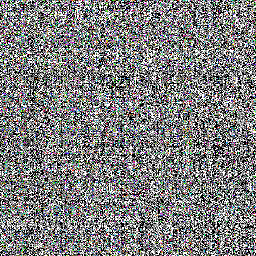
%> input picture My_Compression-Encryption_algorithm/PSNR分析/lena/加密后CR=0.2的lena.png, 256 x 256 px
$ octave PSNR_analysis.m   (GNU Octave 9; MATLAB toolbox functions it lacks are replaced by stand-ins)
%> lines starting %> are read from the running program, lines starting %| are printed output that depends on the picture
### My_Compression-Encryption_algorithm/代码/FrataSim.m
%%子函数，求解分数阶超混沌Chen系统
%利用Adomian分解方法进行求解
%时间：2020.5.15
%作者：董昊
function [t,y]=FrataSim(h,NN,z0,q)
y=zeros(4,NN);
t=zeros(1,NN);
tt=0;
for i=1:NN
    t(i)=tt;
    dy=SimpleFratral(z0,h,q);
    y(:,i)=dy;
    z0=dy;
    tt=tt+h;
end

### My_Compression-Encryption_algorithm/代码/fenkuai.m
%% 子函数 分块函数，t为每块的边长，I为要分块的图像，num为返回第几大块,数据块从左向右依次取下来，然后再往下取
function fv=fenkuai(t,I,num)
[~,N]=size(I);
S=N/t;
x=floor(num/S)+1;      %第几大行
y=mod(num,S);           %第几大列
if y==0
    x=x-1;
    y=S;
end
fv=I(t*(x-1)+1:t*x,t*(y-1)+1:t*y);

### My_Compression-Encryption_algorithm/代码/DNA_bian.m
%% 子函数 DNA编码
function fv=DNA_bian(array,num)
t=length(array);
a1=bitand(array,192)/64;% 取第七和第八比特面
a2=bitand(array,48)/16; % 取第五和第六比特面
a3=bitand(array,12)/4;  % 取第三和第四比特面
a4=bitand(array,3)/1;   % 取第一和第二比特面
A=[a1,a2,a3,a4];        % t行4t列
fv=zeros(t,4*t);        % 预分配内存
if num==1 || num==2
    for i=1:t
        for j=1:4*t
            if A(i,j)==0
                fv(i,j)='A';
            elseif A(i,j)==3
                fv(i,j)='T';
            elseif A(i,j)==2
                if num==1
                    fv(i,j)='C';
                else
                    fv(i,j)='G';
                end
            else
                if num==1
                    fv(i,j)='G';
                else
                    fv(i,j)='C';
                end
            end
        end
    end
elseif num==3 || num==4
    for i=1:t
        for j=1:4*t
            if A(i,j)==1
                fv(i,j)='A';
            elseif A(i,j)==2
                fv(i,j)='T';
            elseif A(i,j)==0
                if num==3
                    fv(i,j)='G';
                else
                    fv(i,j)='C';
                end
            else
                if num==3
                    fv(i,j)='C';
                else
                    fv(i,j)='G';
                end
            end
        end
    end
elseif num==5 || num==6
    for i=1:t
        for j=1:4*t
            if A(i,j)==2
                fv(i,j)='A';
            elseif A(i,j)==1
                fv(i,j)='T';
            elseif A(i,j)==0
                if num==5
                    fv(i,j)='G';
                else
                    fv(i,j)='C';
                end
            else
                if num==5
                    fv(i,j)='C';
                else
                    fv(i,j)='G';
                end
            end
        end
    end
else                    %  num==7 || num==8
    for i=1:t
        for j=1:4*t
            if A(i,j)==3
                fv(i,j)='A';
            elseif A(i,j)==0
                fv(i,j)='T';
            elseif A(i,j)==1
                if num==7
                    fv(i,j)='G';
                else
                    fv(i,j)='C';
                end
            else
                if num==7
                    fv(i,j)='C';
                else
                    fv(i,j)='G';
                end
            end
        end
    end
end

### My_Compression-Encryption_algorithm/代码/DNA_yunsuan.m
%% 子函数 DNA运算 arr1和arr2表示两个要运算的DNA矩阵。
%num为0时，表示加；num为1时，表示减；num为2时，表示异或；num为3时表示同或
function fv=DNA_yunsuan(arr1,arr2,num)
[m,n]=size(arr1);
fv=zeros(m,n);          %预分配内存
if num==0    %加法
    for i=1:m
        for j=1:n
            if arr1(i,j)=='A'
                fv(i,j)=arr2(i,j);
            elseif arr1(i,j)=='T'
                if arr2(i,j)=='A'
                    fv(i,j)='T';
                elseif arr2(i,j)=='T'
                    fv(i,j)='C';
                elseif arr2(i,j)=='C'
                    fv(i,j)='G';
                else
                    fv(i,j)='A';
                end
            elseif arr1(i,j)=='C'
                if arr2(i,j)=='A'
                    fv(i,j)='C';
                elseif arr2(i,j)=='T'
                    fv(i,j)='G';
                elseif arr2(i,j)=='C'
                    fv(i,j)='A';
                else
                    fv(i,j)='T';
                end
            else
                if arr2(i,j)=='A'
                    fv(i,j)='G';
                elseif arr2(i,j)=='T'
                    fv(i,j)='A';
                elseif arr2(i,j)=='C'
                    fv(i,j)='T';
                else
                    fv(i,j)='C';
                end
            end
        end
    end
elseif num==1       %减法
    for i=1:m
        for j=1:n
            if arr2(i,j)=='A'
                fv(i,j)=arr1(i,j);
            elseif arr2(i,j)=='T'
                if arr1(i,j)=='A'
                    fv(i,j)='G';
                elseif arr1(i,j)=='T'
                    fv(i,j)='A';
                elseif arr1(i,j)=='C'
                    fv(i,j)='T';
                else
                    fv(i,j)='C';
                end
            elseif arr2(i,j)=='C'
                if arr1(i,j)=='A'
                    fv(i,j)='C';
                elseif arr1(i,j)=='T'
                    fv(i,j)='G';
                elseif arr1(i,j)=='C'
                    fv(i,j)='A';
                else
                    fv(i,j)='T';
                end
            else
                if arr1(i,j)=='A'
                    fv(i,j)='T';
                elseif arr1(i,j)=='T'
                    fv(i,j)='C';
                elseif arr1(i,j)=='C'
                    fv(i,j)='G';
                else
                    fv(i,j)='A';
                end
            end
        end
    end
elseif num==2        %异或
    for i=1:m
        for j=1:n
            if arr1(i,j)==arr2(i,j)
                fv(i,j)='C';
            elseif (arr1(i,j)=='T' && arr2(i,j)=='A') || (arr1(i,j)=='A' && arr2(i,j)=='T') || (arr1(i,j)=='G' && arr2(i,j)=='C') || (arr1(i,j)=='C' && arr2(i,j)=='G')
                fv(i,j)='G';
            elseif (arr1(i,j)=='C' && arr2(i,j)=='A') || (arr1(i,j)=='A' && arr2(i,j)=='C') || (arr1(i,j)=='G' && arr2(i,j)=='T') || (arr1(i,j)=='T' && arr2(i,j)=='G')
                fv(i,j)='A';
            else
                fv(i,j)='T';
            end
        end
    end
else                %同或
    for i=1:m
        for j=1:n
            if arr1(i,j)==arr2(i,j)
                fv(i,j)='A';
            elseif (arr1(i,j)=='T' && arr2(i,j)=='A') || (arr1(i,j)=='A' && arr2(i,j)=='T') || (arr1(i,j)=='G' && arr2(i,j)=='C') || (arr1(i,j)=='C' && arr2(i,j)=='G')
                fv(i,j)='T';
            elseif (arr1(i,j)=='C' && arr2(i,j)=='A') || (arr1(i,j)=='A' && arr2(i,j)=='C') || (arr1(i,j)=='G' && arr2(i,j)=='T') || (arr1(i,j)=='T' && arr2(i,j)=='G')
                fv(i,j)='C';
            else
                fv(i,j)='G';
            end
        end
    end
end

### My_Compression-Encryption_algorithm/代码/DNA_jie.m
%% 子函数 DNA解码
function fv=DNA_jie(array,num)
[m,n]=size(array);
A=zeros(m,n);           %预分配内存
if num==1 || num==2
    for i=1:m
        for j=1:n
            if array(i,j)=='A'
                A(i,j)=0;
            elseif array(i,j)=='T'
                A(i,j)=3;
            elseif array(i,j)=='G'
                if num==1
                    A(i,j)=1;
                else
                    A(i,j)=2;
                end
            else
                if num==1
                    A(i,j)=2;
                else
                    A(i,j)=1;
                end
            end
        end
    end
elseif num==3 || num==4
    for i=1:m
        for j=1:n
            if array(i,j)=='A'
                A(i,j)=1;
            elseif array(i,j)=='T'
                A(i,j)=2;
            elseif array(i,j)=='G'
                if num==3
                    A(i,j)=0;
                else
                    A(i,j)=3;
                end
            else
                if num==3
                    A(i,j)=3;
                else
                    A(i,j)=0;
                end
            end
        end
    end
elseif num==5 || num==6
    for i=1:m
        for j=1:n
            if array(i,j)=='A'
                A(i,j)=2;
            elseif array(i,j)=='T'
                A(i,j)=1;
            elseif array(i,j)=='G'
                if num==5
                    A(i,j)=0;
                else
                    A(i,j)=3;
                end
            else
                if num==5
                    A(i,j)=3;
                else
                    A(i,j)=0;
                end
            end
        end
    end
else                    %  num==7 || num==8
    for i=1:m
        for j=1:n
            if array(i,j)=='A'
                A(i,j)=3;
            elseif array(i,j)=='T'
                A(i,j)=0;
            elseif array(i,j)=='G'
                if num==7
                    A(i,j)=1;
                else
                    A(i,j)=2;
                end
            else
                if num==7
                    A(i,j)=2;
                else
                    A(i,j)=1;
                end
            end
        end
    end
end
A1=A(:,1:m);
A2=A(:,m+1:2*m);
A3=A(:,2*m+1:3*m);
A4=A(:,3*m+1:4*m);
fv=A1*64+A2*16+A3*4+A4;
end

### My_Compression-Encryption_algorithm/代码/SimpleFratral.m
%%子函数，求解分数阶超混沌Chen系统
%利用Adomian分解方法进行求解
%时间：2020.5.15
%作者：董昊
function dy = SimpleFratral(z0,h,q)
dy = zeros(1,4);
if q<=1&&q>0
    c10=z0(1,1);
    c20=z0(1,2);
    c30=z0(1,3);
    c40=z0(1,4);
end
if q>1&&q<0
    c10=z0(1)+z0(1)*h;
    c20=z0(2)+z0(2)*h;
    c30=z0(3)+z0(3)*h;
    c40=z0(4)+z0(4)*h;
end

c11=35*(c20-c10)+c40;
c21=7*c10-c10*c30+12*c20;
c31=c10*c20-3*c30;
c41=c20*c30+0.5*c40;

c12=35*(c21-c11)+c41;
c22=7*c11+12*c21-c11*c30-c10*c31;
c32=-3*c31+c11*c20+c10*c21;
c42=0.5*c41+c21*c30+c20*c31;

c13=35*(c22-c12)+c42;
c23=7*c12+12*c22-c12*c30-c10*c32-c11*c31*(gamma(2*q+1)/gamma(q+1)^2);
c33=-3*c32+c12*c20+c10*c22+c11*c21*(gamma(2*q+1)/gamma(q+1)^2);
c43=0.5*c42+c22*c30+c20*c32+c21*c31*(gamma(2*q+1)/gamma(q+1)^2);

c14=35*(c23-c13)+c43;
c24=7*c13+12*c23-c13*c30-c10*c33-(c11*c32+c12*c31)*(gamma(3*q+1)/(gamma(2*q+1)*gamma(q+1)));
c34=-3*c33+c13*c20+c10*c23+(c11*c22+c12*c21)*(gamma(3*q+1)/(gamma(2*q+1)*gamma(q+1)));
c44=0.5*c43+c23*c30+c20*c33+(c22*c31+c21*c32)*(gamma(3*q+1)/(gamma(2*q+1)*gamma(q+1)));

c15=35*(c24-c14)+c44;
c25=7*c14+12*c24-c14*c30-c10*c34-(c13*c31+c11*c33)*(gamma(4*q+1)/(gamma(3*q+1)*gamma(q+1)))-c12*c32*(gamma(4*q+1)/gamma(2*q+1)^2);
c35=-3*c34+c14*c20+c10*c24+(c13*c21+c11*c23)*(gamma(4*q+1)/(gamma(3*q+1)*gamma(q+1)))+c12*c22*(gamma(4*q+1)/gamma(2*q+1)^2);
c45=0.5*c44+c24*c30+c20*c34+(c23*c31+c21*c33)*(gamma(4*q+1)/(gamma(3*q+1)*gamma(q+1)))+c22*c32*(gamma(4*q+1)/gamma(2*q+1)^2);

c16=35*(c25-c15)+c45;
c26=7*c15+12*c25-c15*c30-c10*c35-(c14*c31+c11*c34)*(gamma(5*q+1)/(gamma(4*q+1)*gamma(q+1)))-(c13*c32+c12*c33)*(gamma(5*q+1)/(gamma(3*q+1)*gamma(2*q+1)));
c36=-3*c35+c15*c20+c10*c25+(c14*c21+c11*c24)*(gamma(5*q+1)/(gamma(4*q+1)*gamma(q+1)))+(c13*c22+c12*c23)*(gamma(5*q+1)/(gamma(3*q+1)*gamma(2*q+1)));
c46=0.5*c45+c25*c30+c20*c35+(c24*c31+c21*c34)*(gamma(5*q+1)/(gamma(4*q+1)*gamma(q+1)))+(c23*c32+c22*c33)*(gamma(5*q+1)/(gamma(3*q+1)*gamma(2*q+1)));

dy(1)=c10+c11*(h^q/gamma(q+1))+c12*h^(2*q)/gamma(2*q+1)+c13*h^(3*q)/gamma(3*q+1)+c14*h^(4*q)/gamma(4*q+1)+c15*h^(5*q)/gamma(5*q+1)+c16*h^(6*q)/gamma(6*q+1);
dy(2)=c20+c21*(h^q/gamma(q+1))+c22*h^(2*q)/gamma(2*q+1)+c23*h^(3*q)/gamma(3*q+1)+c24*h^(4*q)/gamma(4*q+1)+c25*h^(5*q)/gamma(5*q+1)+c26*h^(6*q)/gamma(6*q+1);
dy(3)=c30+c31*(h^q/gamma(q+1))+c32*h^(2*q)/gamma(2*q+1)+c33*h^(3*q)/gamma(3*q+1)+c34*h^(4*q)/gamma(4*q+1)+c35*h^(5*q)/gamma(5*q+1)+c36*h^(6*q)/gamma(6*q+1);
dy(4)=c40+c41*(h^q/gamma(q+1))+c42*h^(2*q)/gamma(2*q+1)+c43*h^(3*q)/gamma(3*q+1)+c44*h^(4*q)/gamma(4*q+1)+c45*h^(5*q)/gamma(5*q+1)+c46*h^(6*q)/gamma(6*q+1);


% [19 lines of commented-out code are left out]

%%做混沌系统的吸引子图
% [36 lines of commented-out code are left out]

### My_Compression-Encryption_algorithm/代码/PSNR_analysis.m
%% 图像质量评价——均方误差（Mean Square Error,MSE）、峰值信噪比（Peak-Signal to Noise Ratio,PSNR）
%   @author:董昊
%   @date:2020.04.17
%-------------------------------------------------------------------------------------------------------%
clear;clc;
% [44 lines of commented-out code are left out]

%%需要修改的地方：
% [5 lines of commented-out code are left out]
I=imread('../PSNR分析/lena/加密后CR=0.2的lena.png','png');
%> I is the input picture: size 256x256x3 uint8; mean R, G, B 125.9, 126.2, 126.1

% I=imread('../加入高斯噪声解密结果/lena/高斯噪声方差为5时的加密lena.png','png');

load('Encryption_Key.mat');
load('Mask.mat');

U1=I(:,:,1);
U2=I(:,:,2);
U3=I(:,:,3);
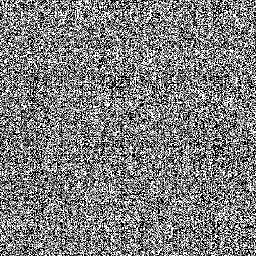
%> U3: size 256x256 uint8; min 0, max 255, mean 126.1

[M,N]=size(U1);                      %将图像的行列赋值给M,N
%> M = 256; N = 256
t=KEY(1,1);    %分块大小
SUM=M*N;
%> SUM = 65536
% u=3.9999;
u=KEY(1,2);
xx0=KEY(1,10);
xx1=KEY(1,11);
ppx=zeros(1,M+1000);        %预分配内存
ppy=zeros(1,N+1000);
ppx(1)=xx0;
ppy(1)=xx1;
for i=1:M+999                 %进行M+999次循环，共得到M+1000点（包括初值）
    ppx(i+1)=u*ppx(i)*(1-ppx(i));
end
for i=1:N+999                 %进行M+999次循环，共得到M+1000点（包括初值）
    ppy(i+1)=u*ppy(i)*(1-ppy(i));
end
ppx=ppx(1001:length(ppx));            %去除前1000点，获得更好的随机性
ppy=ppy(1001:length(ppy));

[~,Ux]=sort(ppx,'descend');
[~,Uy]=sort(ppy,'descend');

for i=N:-1:1
    temp = U1(:,i);
    U1(:,i) = U1(:,Uy(i));
    U1(:,Uy(i)) = temp;
    temp = U2(:,i);
    U2(:,i) = U2(:,Uy(i));
    U2(:,Uy(i)) = temp;
    temp = U3(:,i);
    U3(:,i) = U3(:,Uy(i));
    U3(:,Uy(i)) = temp;
end
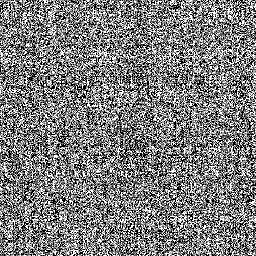
%> U1: size 256x256 uint8; min 0, max 255, mean 125.9; mean of the top-left, top-right, bottom-left and bottom-right quarters 127.3, 127.6, 124.9, 123.8
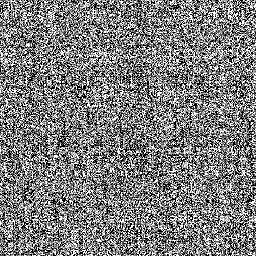
%> U2: size 256x256 uint8; min 0, max 255, mean 126.2; mean of the top-left, top-right, bottom-left and bottom-right quarters 127.2, 127.8, 125.3, 124.4
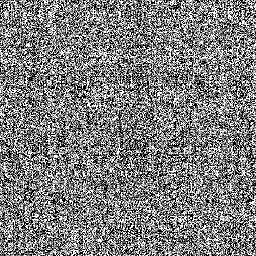
%> U3: size 256x256 uint8; min 0, max 255, mean 126.1; mean of the top-left, top-right, bottom-left and bottom-right quarters 127.3, 127.6, 125, 124.5
for i=M:-1:1
    temp = U1(i,:);
    U1(i,:) = U1(Ux(i),:);
    U1(Ux(i),:) = temp;
    temp = U2(i,:);
    U2(i,:) = U2(Ux(i),:);
    U2(Ux(i),:) = temp;
    temp = U3(i,:);
    U3(i,:) = U3(Ux(i),:);
    U3(Ux(i),:) = temp;
end
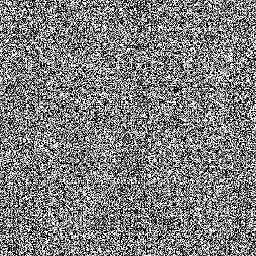
%> U1: size 256x256 uint8; min 0, max 255, mean 125.9; mean of the top-left, top-right, bottom-left and bottom-right quarters 126.2, 126.3, 125.9, 125.1
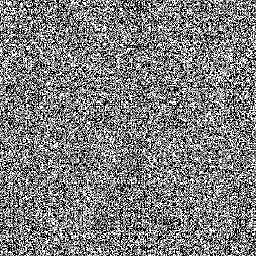
%> U2: size 256x256 uint8; min 0, max 255, mean 126.2; mean of the top-left, top-right, bottom-left and bottom-right quarters 126.2, 126.3, 126.2, 125.9
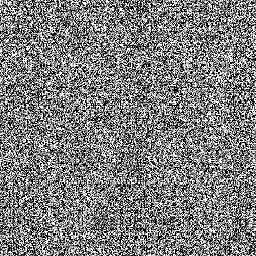
%> U3: size 256x256 uint8; min 0, max 255, mean 126.1; mean of the top-left, top-right, bottom-left and bottom-right quarters 126.4, 126.4, 125.8, 125.8
%% 2.产生Logistic混沌序列
% [4 lines of commented-out code are left out]

x0=KEY(1,3);

p=zeros(1,SUM+1000);
p(1)=x0;
for i=1:SUM+999                        %进行SUM+999次循环，产生SUM+1000个数据
    p(i+1)=u*p(i)*(1-p(i));
end
p=p(1001:length(p));

%% 3.将p序列变换到0~255范围内整数，转换成M*N的二维矩阵R
p=mod(round(p*10^4),256);
R=reshape(p,N,M)';  %转成M行N列
%%需要修改的地方：
% [5 lines of commented-out code are left out]
fun = @(block_struct) block_struct.data.*YS6;        %Matlab建议用blockproc函数代替blkproc函数
R = blockproc(R,[t t],fun);                        %经过压缩之后的矩阵
%% 4.求解混沌方程
% 求四个初值X0,Y0,Z0,H0
r=(M/t)*(N/t);
%> r = 4096
X0=KEY(1,4);
Y0=KEY(1,5);
Z0=KEY(1,6);
H0=KEY(1,7);
% [10 lines of commented-out code are left out]

%%分数阶超混沌Chen系统
h=0.01;%设置步长
NN=25000;%运行混沌系统得到的序列个数
q=0.95;%分数阶阶数
z0=[X0 Y0 Z0 H0];
[~,y]=FrataSim(h,NN,z0,q);
X=y(1,:);
X=X(5000:5000+r);        %去除前3001项，获得更好的随机性（求解陈氏系统的子函数多计算了3000点）
Y=y(2,:);
Y=Y(5000:5000+r);
Z=y(3,:);
Z=Z(5000:5000+r);
H=y(4,:);
% H=H(5000:length(H));
H=H(5000:5000+r);

%% 5.DNA编码
%X,Y分别决定I和R的DNA编码方式，有8种，1~8
X=mod(round(X*10^4),8)+1;
Y=mod(round(Y*10^4),8)+1;
Z=mod(round(Z*10^4),4);
Z(Z==0)=4;      %加减法互换
Z(Z==1)=0;
Z(Z==4)=1;
H=mod(round(H*10^4),8)+1;
e=N/t;
%> e = 64
%> (the run ends here)
